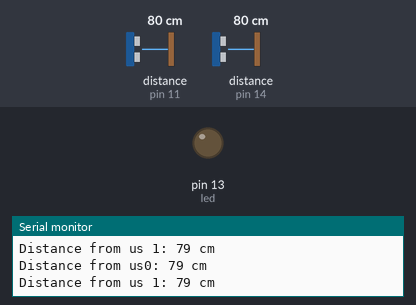
Bench run of a sketch on a simulated Arduino Uno, built with avr-gcc and run on an emulated ATmega328P. Shown: output pins drawn as LEDs (lit = HIGH), the last lines printed to the serial monitor. Wiring (inferred from the names in the program): 2 × ultrasonic range finder: trigger pin 12, echo pin 11 / trigger pin 15, echo pin 14. Dashed ring = blinking. The inputs (shaded band) are chosen by the test bench; at power-on: distance to the obstacle (sensors on pin 11, pin 14) 80 cm. The echo pulse lasts 58.3 µs per cm; pins used as bus, display or sensor lines are not drawn.

Above: at 1.2 s.
1.3 s: distance to the obstacle (sensor on pin 11) set to 6 cm
2.8 s: distance to the obstacle (sensor on pin 11) set to 3 cm
5.8 s: distance to the obstacle (sensor on pin 14) set to 197 cm
At 6.33 s:
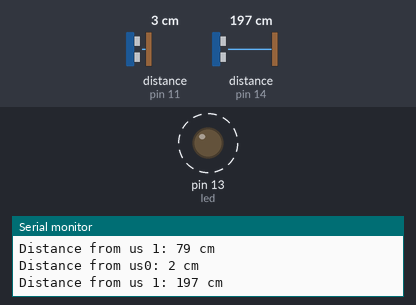
8.8 s: distance to the obstacle (sensor on pin 14) set to 204 cm
11.8 s: distance to the obstacle (sensor on pin 14) set to 6 cm
At 12.1 s:
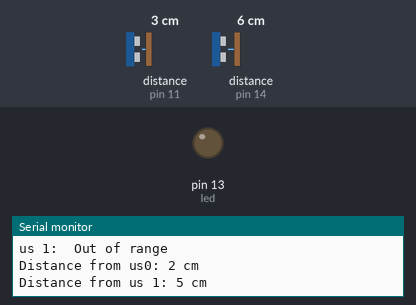
14.8 s: distance to the obstacle (sensor on pin 14) set to 3 cm
At 16.3 s:
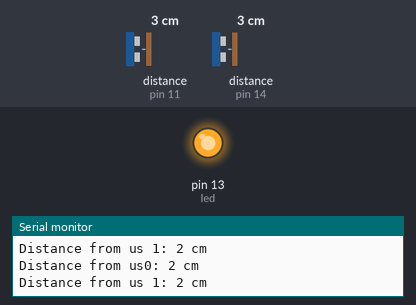
Timing chart, 0 to 17.6 s (numbered marks = the images above; inputs shaded):
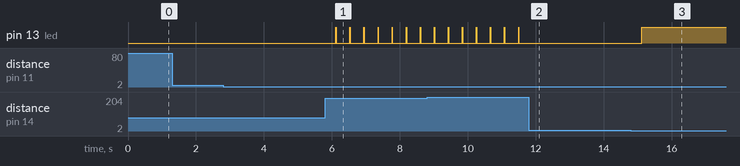

The sketch:

Ultra_2sensors_test.ino
```cpp
//Arduino

#define echoPin0 11
#define trigPin0 12
#define echoPin1 14
#define trigPin1 15
#define DELAY 400

//Teensy
/*
#define echoPin0 20
#define trigPin0 21
#define echoPin1 22
#define trigPin1 23
*/

#define led 13

void setup() {
  // put your setup code here, to run once:
  Serial.begin(9600                                                                                                                         );

  pinMode(trigPin0, OUTPUT);
  pinMode(echoPin0, INPUT);

  pinMode(trigPin1, OUTPUT);
  pinMode(echoPin1, INPUT);
    pinMode(led, OUTPUT);
}

void loop() {
  // put your main code here, to run repeatedly:
  printUs0();
  printUs1();
    delay(DELAY);
}


void printUs1() {
  long duration, distance;
  digitalWrite(trigPin1, LOW);  // Added this line
  delayMicroseconds(2); // Added this line
  digitalWrite(trigPin1, HIGH);
  //delayMicroseconds(1000); - Removed this line
  delayMicroseconds(10); // Added this line
  digitalWrite(trigPin1, LOW);
  duration = pulseIn(echoPin1, HIGH);
  distance = (duration / 2) / 29.1;
  if (distance < 4) {  // This is where the LED On/Off happens
    digitalWrite(led, HIGH); // When the Red condition is met, the Green LED should turn off

  }
  else {
    digitalWrite(led, LOW);

  }
  if (distance >= 200 || distance <= 0) {
    Serial.print("us 1:\t");
    Serial.println("Out of range");
  }
  else {
    Serial.print("Distance from us 1: ");
    Serial.print(distance);
    Serial.println(" cm");
  }
  //Serial.println(duration);
}

void printUs0() {
  long duration, distance;
  digitalWrite(trigPin0, LOW);  // Added this line
  delayMicroseconds(2); // Added this line
  digitalWrite(trigPin0, HIGH);
  //delayMicroseconds(1000); - Removed this line
  delayMicroseconds(10); // Added this line
  digitalWrite(trigPin0, LOW);
  duration = pulseIn(echoPin0, HIGH);
  distance = (duration / 2) / 29.1;
  if (distance < 4) {  // This is where the LED On/Off happens
    digitalWrite(led, HIGH); // When the Red condition is met, the Green LED should turn off

  }
  else {
    digitalWrite(led, LOW);

  }
  if (distance >= 200 || distance <= 0) {
    Serial.print("us 0:\t");
    Serial.println("Out of range");
  }
  else {
    Serial.print("Distance from us0: ");
    Serial.print(distance);
    Serial.println(" cm");
  }
  //Serial.println(duration);
}
```

Measured:
- the behaviour switches between 5 and 4 cm on distance to the obstacle (sensor on pin 14) (found by bisection; images 2 and 3)
- after the input at 5.8 s, pin 13 (led): alternates HIGH for 0.01 s and LOW for 0.40 s, starting after 0.32 s
- after the input at 11.8 s, pin 13 (led): stops changing and stays LOW
- after the input at 14.8 s, pin 13 (led): LOW → HIGH after 0.32 s
